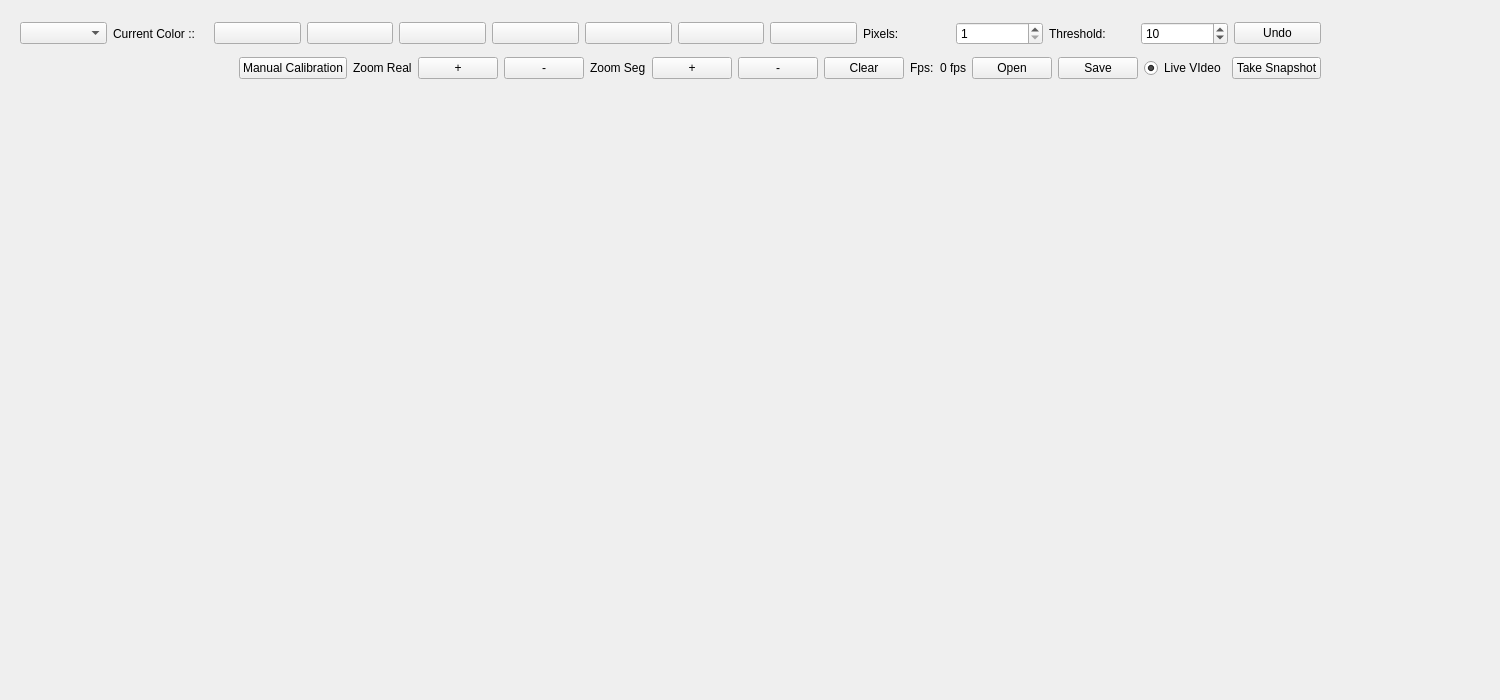
<?xml version="1.0" encoding="UTF-8"?>
<ui version="4.0">
 <class>KccHandler</class>
 <widget class="QWidget" name="KccHandler">
  <property name="geometry">
   <rect>
    <x>0</x>
    <y>0</y>
    <width>1500</width>
    <height>700</height>
   </rect>
  </property>
  <property name="windowTitle">
   <string>Form</string>
  </property>
  <widget class="QWidget" name="horizontalLayoutWidget">
   <property name="geometry">
    <rect>
     <x>20</x>
     <y>100</y>
     <width>1301</width>
     <height>481</height>
    </rect>
   </property>
   <layout class="QHBoxLayout" name="scrollLayout"/>
  </widget>
  <widget class="QWidget" name="layoutWidget">
   <property name="geometry">
    <rect>
     <x>20</x>
     <y>16</y>
     <width>1301</width>
     <height>70</height>
    </rect>
   </property>
   <layout class="QVBoxLayout" name="verticalLayout">
    <item>
     <layout class="QHBoxLayout" name="horizontalLayout_5">
      <item>
       <widget class="QComboBox" name="KCComboBox"/>
      </item>
      <item>
       <layout class="QHBoxLayout" name="horizontalLayout_pola">
        <item>
         <widget class="QLabel" name="PromptCurCoLabel">
          <property name="text">
           <string>Current Color ::</string>
          </property>
         </widget>
        </item>
        <item>
         <widget class="QLabel" name="SelectedColorLabel">
          <property name="enabled">
           <bool>true</bool>
          </property>
          <property name="text">
           <string/>
          </property>
         </widget>
        </item>
       </layout>
      </item>
      <item>
       <widget class="QPushButton" name="pbOrange">
        <property name="text">
         <string/>
        </property>
       </widget>
      </item>
      <item>
       <widget class="QPushButton" name="pbGreen">
        <property name="text">
         <string/>
        </property>
       </widget>
      </item>
      <item>
       <widget class="QPushButton" name="pbYellow">
        <property name="text">
         <string/>
        </property>
       </widget>
      </item>
      <item>
       <widget class="QPushButton" name="pbWhite">
        <property name="text">
         <string/>
        </property>
       </widget>
      </item>
      <item>
       <widget class="QPushButton" name="pbBlue">
        <property name="text">
         <string/>
        </property>
       </widget>
      </item>
      <item>
       <widget class="QPushButton" name="pbRed">
        <property name="text">
         <string/>
        </property>
       </widget>
      </item>
      <item>
       <widget class="QPushButton" name="pbBlack">
        <property name="text">
         <string/>
        </property>
       </widget>
      </item>
      <item>
       <widget class="QLabel" name="PromptPixelsLabel">
        <property name="text">
         <string>Pixels:</string>
        </property>
       </widget>
      </item>
      <item>
       <widget class="QSpinBox" name="pixelSpinBox">
        <property name="minimum">
         <number>1</number>
        </property>
        <property name="maximum">
         <number>6</number>
        </property>
       </widget>
      </item>
      <item>
       <widget class="QLabel" name="PromptPixelsLabel_2">
        <property name="text">
         <string>Threshold:</string>
        </property>
       </widget>
      </item>
      <item>
       <widget class="QSpinBox" name="theshSpinBox">
        <property name="minimum">
         <number>1</number>
        </property>
        <property name="maximum">
         <number>15</number>
        </property>
        <property name="value">
         <number>10</number>
        </property>
       </widget>
      </item>
      <item>
       <widget class="QPushButton" name="pbUndo">
        <property name="text">
         <string>Undo</string>
        </property>
       </widget>
      </item>
     </layout>
    </item>
    <item>
     <layout class="QHBoxLayout" name="horizontalLayout">
      <item>
       <spacer name="horizontalSpacer">
        <property name="orientation">
         <enum>Qt::Horizontal</enum>
        </property>
        <property name="sizeHint" stdset="0">
         <size>
          <width>40</width>
          <height>20</height>
         </size>
        </property>
       </spacer>
      </item>
      <item>
       <widget class="QPushButton" name="pbCalibration">
        <property name="text">
         <string>Manual Calibration</string>
        </property>
       </widget>
      </item>
      <item>
       <layout class="QHBoxLayout" name="horizontalLayout_4">
        <item>
         <widget class="QLabel" name="label_2">
          <property name="text">
           <string>Zoom Real</string>
          </property>
         </widget>
        </item>
        <item>
         <layout class="QHBoxLayout" name="horizontalLayout_3">
          <item>
           <widget class="QPushButton" name="pbZinReal">
            <property name="text">
             <string>+</string>
            </property>
           </widget>
          </item>
          <item>
           <widget class="QPushButton" name="pbZoutReal">
            <property name="text">
             <string>-</string>
            </property>
           </widget>
          </item>
         </layout>
        </item>
        <item>
         <widget class="QLabel" name="label_3">
          <property name="text">
           <string>Zoom Seg</string>
          </property>
         </widget>
        </item>
        <item>
         <layout class="QHBoxLayout" name="horizontalLayout_2">
          <item>
           <widget class="QPushButton" name="pbZinSeg">
            <property name="text">
             <string>+</string>
            </property>
           </widget>
          </item>
          <item>
           <widget class="QPushButton" name="pbZoutSeg">
            <property name="text">
             <string>-</string>
            </property>
           </widget>
          </item>
         </layout>
        </item>
       </layout>
      </item>
      <item>
       <widget class="QPushButton" name="pbClear">
        <property name="text">
         <string>Clear</string>
        </property>
       </widget>
      </item>
      <item>
       <widget class="QLabel" name="label">
        <property name="text">
         <string>Fps:</string>
        </property>
       </widget>
      </item>
      <item>
       <widget class="QLabel" name="fpsLabel">
        <property name="text">
         <string>0 fps</string>
        </property>
       </widget>
      </item>
      <item>
       <widget class="QPushButton" name="pbOpen">
        <property name="text">
         <string>Open</string>
        </property>
       </widget>
      </item>
      <item>
       <widget class="QPushButton" name="pbSave">
        <property name="text">
         <string>Save</string>
        </property>
       </widget>
      </item>
      <item>
       <widget class="QRadioButton" name="rbLiveVideo">
        <property name="enabled">
         <bool>true</bool>
        </property>
        <property name="acceptDrops">
         <bool>false</bool>
        </property>
        <property name="text">
         <string>Live VIdeo</string>
        </property>
        <property name="checked">
         <bool>true</bool>
        </property>
       </widget>
      </item>
      <item>
       <widget class="QPushButton" name="pbSnapshot">
        <property name="text">
         <string>Take Snapshot</string>
        </property>
       </widget>
      </item>
     </layout>
    </item>
   </layout>
  </widget>
 </widget>
 <resources/>
 <connections/>
</ui>
